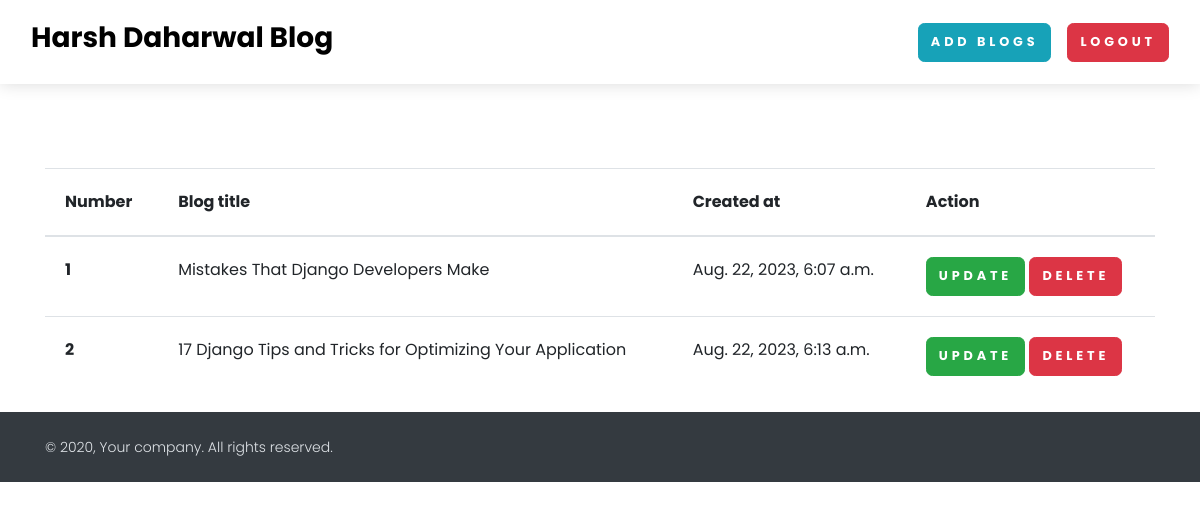
The page /see-blog (signed in) on the database its author committed.
### home/models.py (models this page shows, shortened)
class BlogModel(models.Model):
    title = models.CharField(max_length=1000)
    content = FroalaField()
    slug = models.SlugField(max_length=1000, null=True, blank= True)
    user = models.ForeignKey(User, blank=True, null=True, on_delete=models.CASCADE)
    image = models.ImageField(upload_to='blog')
    created_at = models.DateTimeField(auto_now_add=True)  #diffrence betn auto_now_add and auto_now
    upload_to = models.DateTimeField(auto_now=True)

### home/views.py (the view)
# urls.py: path('see-blog', see_blog, name="see_blog"),
def see_blog(request):
    context={}
    try:
        blog_objs = BlogModel.objects.filter(user = request.user)
        context['blog_objs'] = blog_objs
    except Exception as e:
        print(e)
    return render(request, 'see_blog.html', context)

### home/templates/see_blog.html
{% extends 'base.html' %}
{% block start %}
<section class="mt-5 pt-5">
    <div class="container">
        <table class="table">
            <thead>
              <tr>
                <th scope="col">Number</th>
                <th scope="col">Blog title</th>
                <th scope="col">Created at</th>
                <th scope="col">Action</th>
              </tr>
            </thead>
            <tbody>
              <tr>
                {% for blog in blog_objs %}
                <th scope="row">{{forloop.counter}}</th>
                <td>{{blog.title}}</td>
                <td>{{blog.created_at}}</td>
                <td>
                    <a href="{% url 'blog_update' blog.slug %}" class="btn btn-success">Update</a>
                    <a href="{% url 'blog_delete' blog.id %}" class="btn btn-danger">Delete</a>
                </td>
              </tr>
              {% endfor %}
            </tbody>
        </table>
    </div>
</section>
{% endblock %}

### rows shown on the page
BlogModel: title "Mistakes That Django Developers Make", created_at "Aug. 22, 2023, 6:07 a.m."
BlogModel: title "17 Django Tips and Tricks for Optimizing Your Application", created_at "Aug. 22, 2023, 6:13 a.m."
